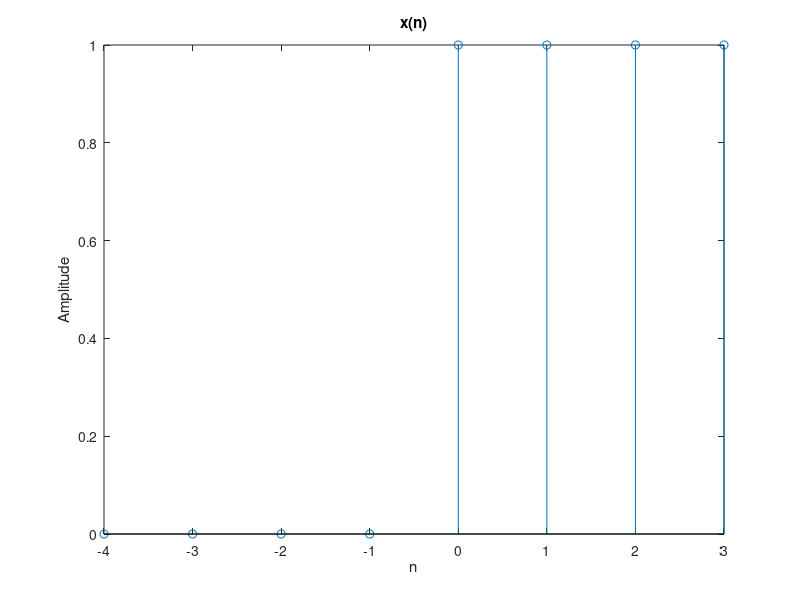
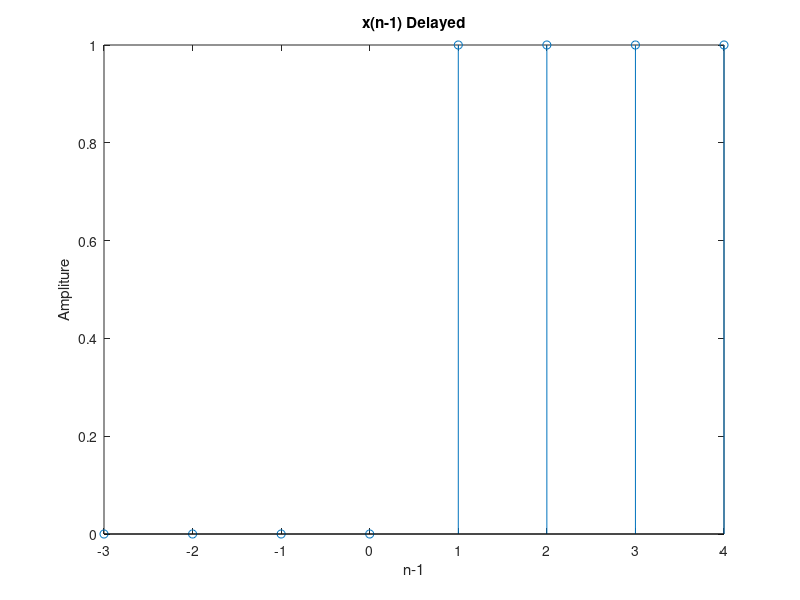
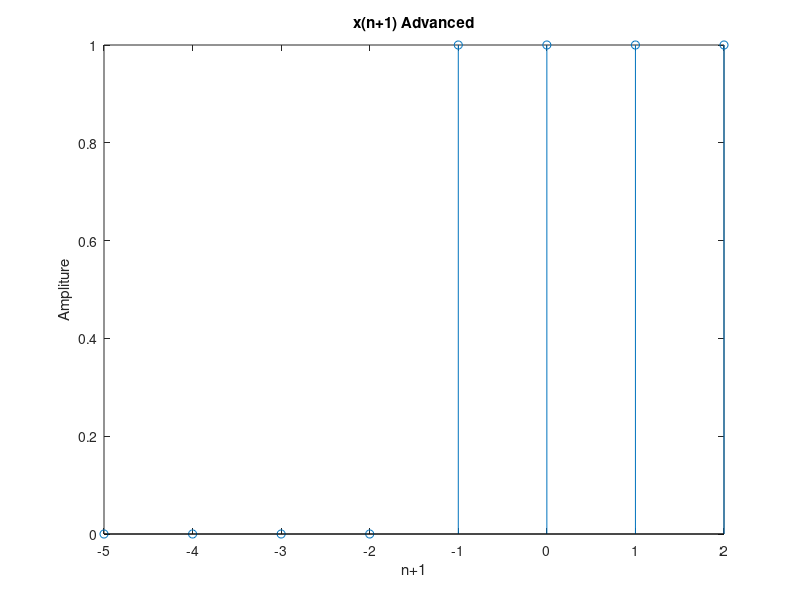
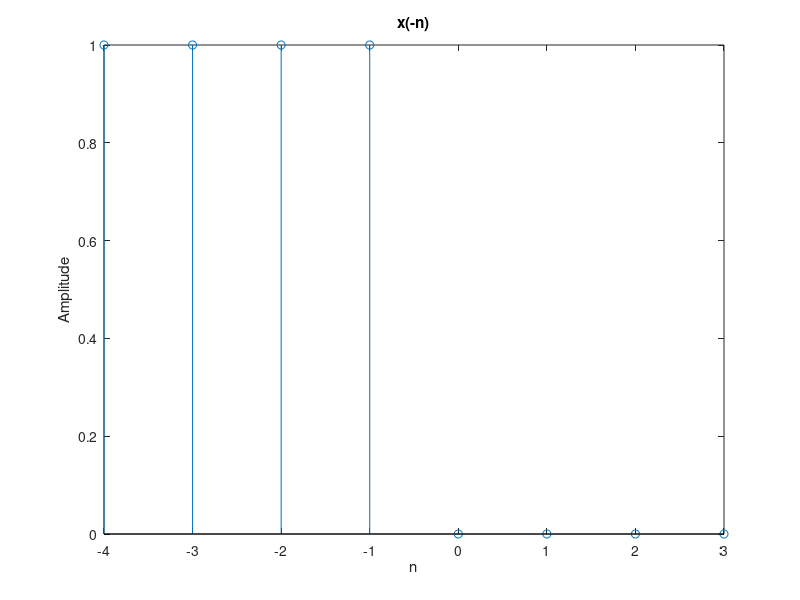

Write the MATLAB code that produced these figures, in order.
close all;
clear all;
clc;

% Figure One with x(n)

x = [ 0 0 0 0 1 1 1 1];
n = -4:3 ;
stem(n,x);
title("x(n)");
xlabel("n");
ylabel("Amplitude");

% x(n-1)

figure
stem(n+1,x);
title("x(n-1) Delayed");
xlabel("n-1");
ylabel("Ampliture");

% x(n+1)

figure
stem(n-1,x);
title("x(n+1) Advanced");
xlabel("n+1");
ylabel("Ampliture");

% Flip 

y = fliplr(x);
figure
stem(n,y);
title("x(-n)");
xlabel("n");
ylabel("Amplitude");

% Downsample 
y1 = downsample(x,2);
n1 = -2:1:1;
figure
stem(n1,y1);
title("x(-n)");
xlabel("n");
ylabel("Amplitude");

% Upsample

y2 = upsample(x,2);
n2 = -8:1:7;
figure
stem(n2,y2);
title("x(-n)");
xlabel("n");
ylabel("Amplitude");
